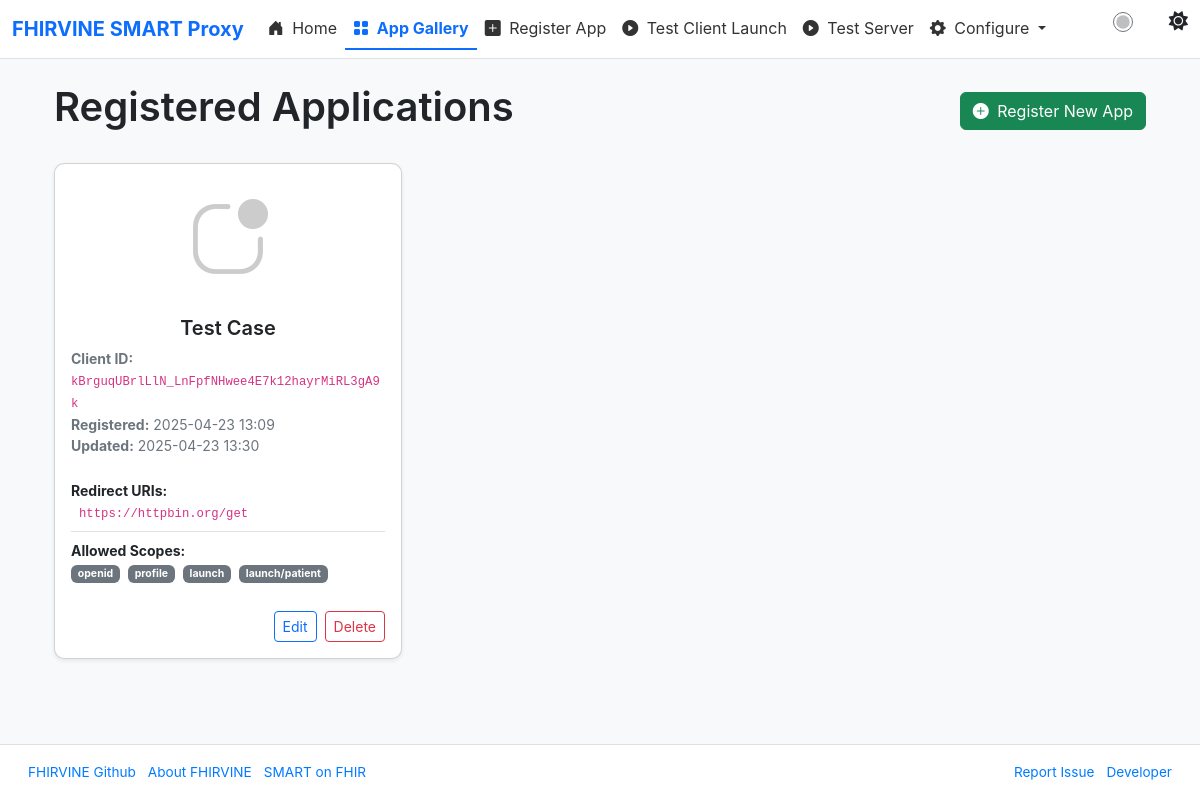
Page /app-gallery on the committed database.
### models.py (models this page shows, shortened)
class RegisteredApp(database.Model):
    __tablename__ = 'registered_apps'
    id = database.Column(database.Integer, primary_key=True)
    app_name = database.Column(database.String(100), unique=True, nullable=False)
    client_id = database.Column(database.String(100), unique=True, nullable=False)
    client_secret_hash = database.Column(database.String(200), nullable=False)
    redirect_uris = database.Column(database.Text, nullable=False)
    scopes = database.Column(database.Text, nullable=False)
    logo_uri = database.Column(database.String(255))
    contacts = database.Column(database.Text)
    tos_uri = database.Column(database.String(255))
    policy_uri = database.Column(database.String(255))
    jwks_uri = database.Column(database.String(255))
    date_registered = database.Column(database.DateTime, default=datetime.utcnow)
    last_updated = database.Column(database.DateTime, onupdate=datetime.utcnow)
    is_test_app = database.Column(database.Boolean, default=False)
    test_app_expires_at = database.Column(database.DateTime)

### app.py (the view)
    @app.route('/app-gallery')
    def app_gallery():
        form = FlaskForm()
        try:
            apps = RegisteredApp.query.order_by(RegisteredApp.app_name).all()
            apps = [app for app in apps if app.is_test_app is None or app.is_test_app == False or app.test_app_expires_at > datetime.utcnow()]
            logger.debug(f"App gallery apps retrieved: {[{'id': app.id, 'app_name': app.app_name, 'client_id': app.client_id, 'is_test_app': app.is_test_app, 'test_app_expires_at': app.test_app_expires_at} for app in apps]}")
        except Exception as e:
            logger.error(f"Error fetching apps from database: {e}", exc_info=True)
            flash("Could not load application gallery. Please try again later.", "error")
            apps = []
        return render_template('app_gallery/gallery.html', apps=apps, form=form)

### templates/app_gallery/gallery.html (shortened to what this page needs)
{% extends "base.html" %}
{% block content %}
<div class="container mt-4">
    <div class="d-flex justify-content-between align-items-center mb-4">
        <h1>Registered Applications</h1>
        <a href="{{ url_for('register_app') }}" class="btn btn-success">
            <i class="bi bi-plus-circle-fill me-1"></i> Register New App
        </a>
    </div>
    {% if apps %}
    <div class="row row-cols-1 row-cols-md-2 row-cols-lg-3 g-4">
        {% for app in apps %}
        <div class="col">
            <div class="card h-100 shadow-sm">
                {% if app.logo_uri %}
                <img src="{{ app.logo_uri }}" class="card-img-top mt-3 mx-auto" alt="{{ app.app_name }} Logo" style="width: 80px; height: 80px; object-fit: contain;">
                {% else %}
                <div class="text-center mt-3">
                    <i class="bi bi-app-indicator" style="font-size: 5rem; color: #ccc;" aria-hidden="true"></i>
                </div>
                {% endif %}
                <div class="card-body d-flex flex-column">
                    <h5 class="card-title text-center">{{ app.app_name }}</h5>
                    <p class="card-text text-muted small">
                        <strong>Client ID:</strong> <code class="user-select-all">{{ app.client_id }}</code><br>
                        <strong>Registered:</strong> {{ app.date_registered.strftime('%Y-%m-%d %H:%M') if app.date_registered else 'N/A' }}<br>
                        {% if app.last_updated %}
                        <strong>Updated:</strong> {{ app.last_updated.strftime('%Y-%m-%d %H:%M') }}
                        {% endif %}
                    </p>
                    <ul class="list-group list-group-flush small flex-grow-1 mb-3">
                        <li class="list-group-item px-0">
                            <strong>Redirect URIs:</strong>
                            <ul class="list-unstyled ms-2">
                            {% for uri in app.redirect_uris.split() %}
                                <li><code class="user-select-all" style="word-break: break-all;">{{ uri }}</code></li>
                            {% else %}
                                <li><span class="text-danger">None configured</span></li>
                            {% endfor %}
                            </ul>
                        </li>
                        <li class="list-group-item px-0">
                            <strong>Allowed Scopes:</strong>
                            <div>
                                {% for scope in app.scopes.split() %}
                                    <span class="badge bg-secondary me-1 mb-1">{{ scope }}</span>
                                {% else %}
                                    <span class="text-danger">None configured</span>
                                {% endfor %}
                            </div>
                        </li>
                    </ul>
                    <div class="mt-auto d-flex justify-content-end gap-2">
                        <a href="{{ url_for('edit_app', app_id=app.id) }}" class="btn btn-sm btn-outline-primary" aria-label="Edit application {{ app.app_name }}">Edit</a>
                        <form method="POST" action="{{ url_for('delete_app', app_id=app.id) }}" class="d-inline">
                            <button type="submit" class="btn btn-sm btn-outline-danger" aria-label="Delete application {{ app.app_name }}">Delete</button>
                        </form>
                    </div>
                </div>
            </div>
        </div>
        {% endfor %}
    </div>
    {% else %}
    <div class="alert alert-info text-center" role="alert">
        <i class="bi bi-info-circle-fill me-2"></i> No applications have been registered yet.
        <a href="{{ url_for('register_app') }}" class="alert-link ms-2">Register the first one!</a>
    </div>
    {% endif %}
</div>
{% endblock %}

### templates/base.html (shortened to what this page needs)
<!DOCTYPE html>
<html lang="en">
<head>
    <link href="https://cdn.jsdelivr.net/npm/bootstrap@5.3.3/dist/css/bootstrap.min.css" rel="stylesheet">
    <link rel="stylesheet" href="https://cdn.jsdelivr.net/npm/bootstrap-icons@1.11.3/font/bootstrap-icons.min.css">
    <link rel="stylesheet" href="https://cdnjs.cloudflare.com/ajax/libs/font-awesome/6.4.2/css/all.min.css" />
</head>
<body class="d-flex flex-column min-vh-100">
    <nav class="navbar navbar-expand-lg navbar-light">
        <div class="container-fluid">
            <a class="navbar-brand" href="{{ url_for('index') }}">{{ site_name }}</a>
            <div class="collapse navbar-collapse d-flex justify-content-between" id="navbarNav">
                <ul class="navbar-nav me-auto mb-2 mb-lg-0">
                    <li class="nav-item">
                        <a class="nav-link {{ 'active' if request.endpoint == 'index' else '' }}" aria-current="page" href="{{ url_for('index') }}"><i class="bi bi-house-door-fill me-1"></i> Home</a>
                    </li>
                    <li class="nav-item">
                        <a class="nav-link {{ 'active' if request.endpoint == 'app_gallery' else '' }}" href="{{ url_for('app_gallery') }}"><i class="bi bi-grid-fill me-1"></i> App Gallery</a>
                    </li>
                    <li class="nav-item">
                        <a class="nav-link {{ 'active' if request.endpoint == 'register_app' else '' }}" href="{{ url_for('register_app') }}"><i class="bi bi-plus-square-fill me-1"></i> Register App</a>
                    </li>
                    <li class="nav-item">
                        <a class="nav-link {{ 'active' if request.endpoint == 'test_client' else '' }}" href="{{ url_for('test_client') }}"><i class="bi bi-play-circle-fill me-1"></i> Test Client Launch</a>
                    </li>
                    <li class="nav-item">
                        <a class="nav-link {{ 'active' if request.endpoint == 'test_server' else '' }}" href="{{ url_for('test_server') }}"><i class="bi bi-play-circle-fill me-1"></i> Test Server</a>
                    </li>
                    <li class="nav-item dropdown">
                        <a class="nav-link dropdown-toggle" href="#" id="navbarDropdownConfig" role="button" data-bs-toggle="dropdown" aria-expanded="false">
                            <i class="bi bi-gear-fill me-1"></i> Configure
                        </a>
                    </li>
                </ul>
                <div class="navbar-controls d-flex align-items-center">
                    <div class="form-check form-switch">
                        <input class="form-check-input" type="checkbox" id="themeToggle" onchange="toggleTheme()" aria-label="Toggle dark mode">
                        <label class="form-check-label" for="themeToggle">
                            <i class="fas fa-sun"></i>
                        </label>
                    </div>
                </div>
            </div>
        </div>
    </nav>
    <main class="flex-grow-1">
        <div class="container mt-4">
            {% block content %}{% endblock %}
        </div>
    </main>
    <footer class="main-footer" role="contentinfo">
        <div class="container-fluid">
            <div class="d-flex justify-content-between align-items-center">
                <div class="footer-left">
                    <a href="https://github.com/Sudo-JHare/FHIREVINE-Smart-Proxy" target="_blank" rel="noreferrer" aria-label="Project Github">FHIRVINE Github</a>
                    <a href="{{ url_for('about') }}" aria-label="About FHIRVINE">About FHIRVINE</a>
                    <a href="https://www.hl7.org/fhir/smart-app-launch/" target="_blank" rel="noreferrer" aria-label="SMART on FHIR">SMART on FHIR</a>
                </div>
                <div class="footer-right">
                    <a href="https://github.com/Sudo-JHare/FHIREVINE-Smart-Proxy/issues" target="_blank" rel="noreferrer" aria-label="Report Issue">Report Issue</a>
                    <a href="https://github.com/Sudo-JHare" aria-label="Developer">Developer</a>
                </div>
            </div>
        </div>
    </footer>
</body>
</html>

### templates/base.html (style rules this page uses)
body { font-family: 'Inter', -apple-system, BlinkMacSystemFont, 'Segoe UI', Roboto, sans-serif; background-color: #f8f9fa; color: #212529; display: flex; flex-direction: column; min-height: 100vh; margin: 0; }
main { flex-grow: 1; }
h1, h5 { font-weight: 600; }
.navbar-light { background-color: #ffffff !important; border-bottom: 1px solid #e0e0e0; }
.navbar-brand { font-weight: bold; color: #0d6efd !important; }
.nav-link { color: #333 !important; transition: color 0.2s ease; }
.nav-link.active { color: #0d6efd !important; font-weight: bold; border-bottom: 2px solid #0d6efd; }
.card { background-color: #ffffff; border-radius: 10px; overflow: hidden; transition: transform 0.2s ease, box-shadow 0.2s ease; }
.text-muted { color: #6c757d !important; }
footer { background-color: #ffffff; height: 56px; display: flex; align-items: center; padding: 0.5rem 1rem; border-top: 1px solid #e0e0e0; margin-top: auto; }
.footer-left, .footer-right { display: inline-flex; gap: 0.75rem; align-items: center; }
.footer-left a, .footer-right a { color: #007bff; text-decoration: none; font-size: 0.85rem; }
.navbar-controls { gap: 0.5rem; padding-right: 0; }
.form-check-input { width: 1.25rem !important; height: 1.25rem !important; margin-top: 0.25rem; display: inline-block !important; border: 1px solid #6c757d; }
.form-check-label { font-size: 1rem; margin-left: 0.5rem; vertical-align: middle; }
.form-check-label i { font-size: 1.2rem; margin-left: 0.5rem; }
.form-check { margin-bottom: 1rem; }

### rows in the picture
RegisteredApp: app_name "Test Case", client_id "kBrguqUBrlLlN_LnFpfNHwee4E7k12hayrMiRL3gA9k", date_registered "2025-04-23 13:09", last_updated "2025-04-23 13:30", redirect_uris "https://httpbin.org/get", split "openid" "profile" "launch" "launch/patient"

### other values in the picture
{{ site_name }} "FHIRVINE SMART Proxy"
